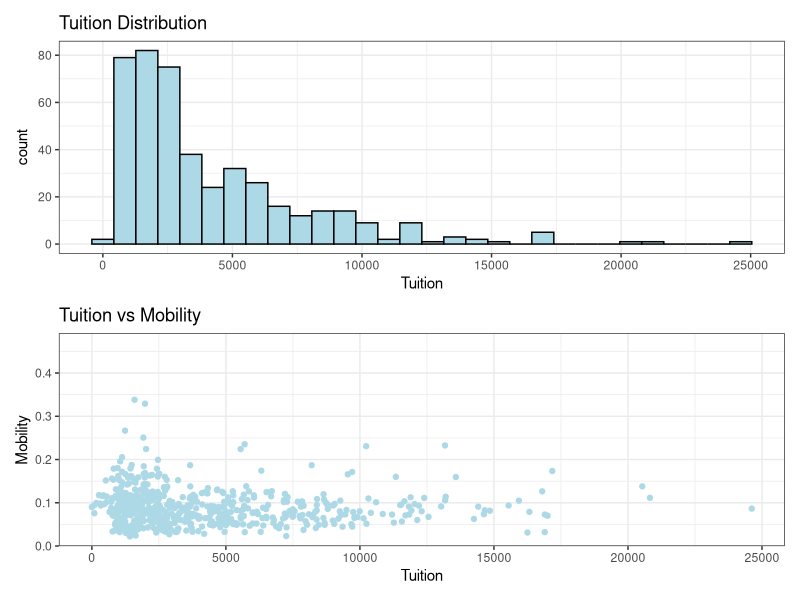
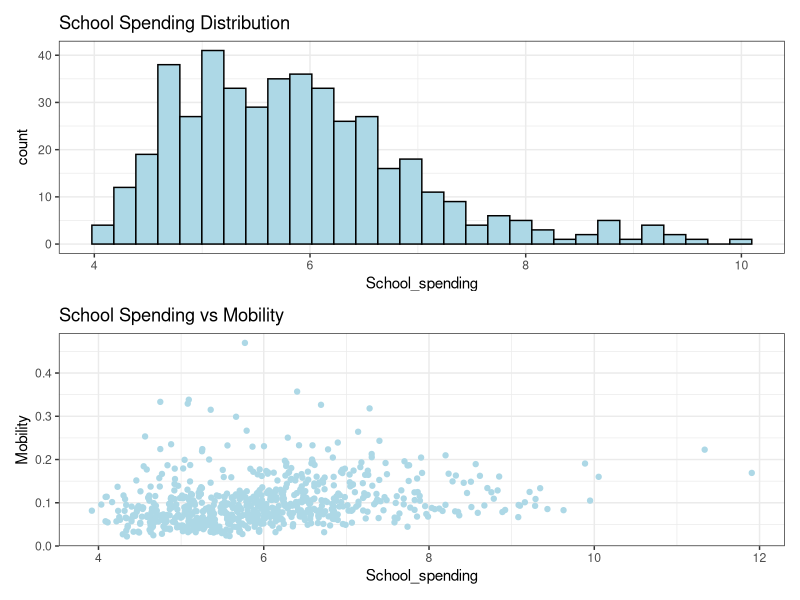
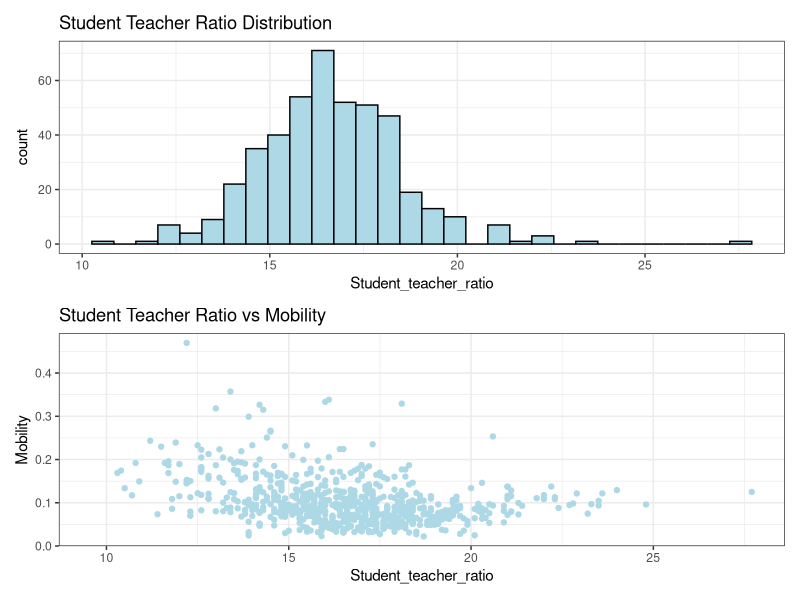
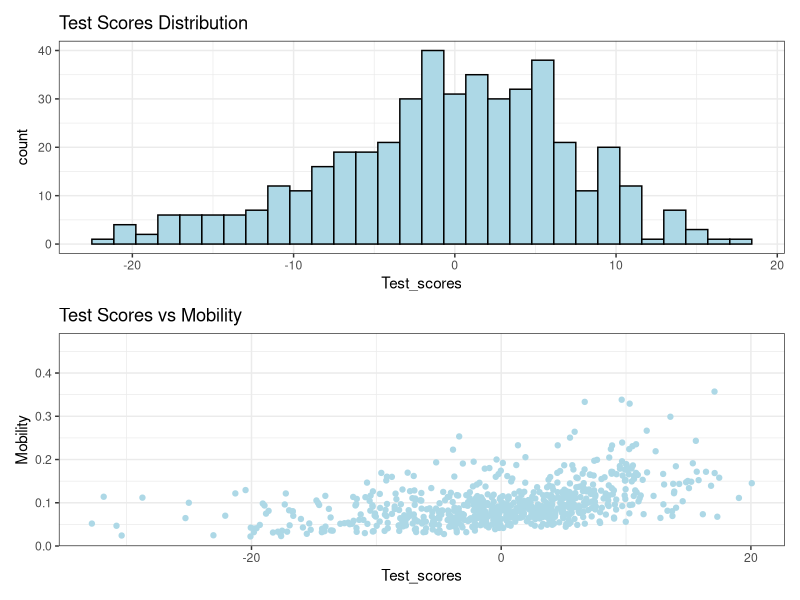
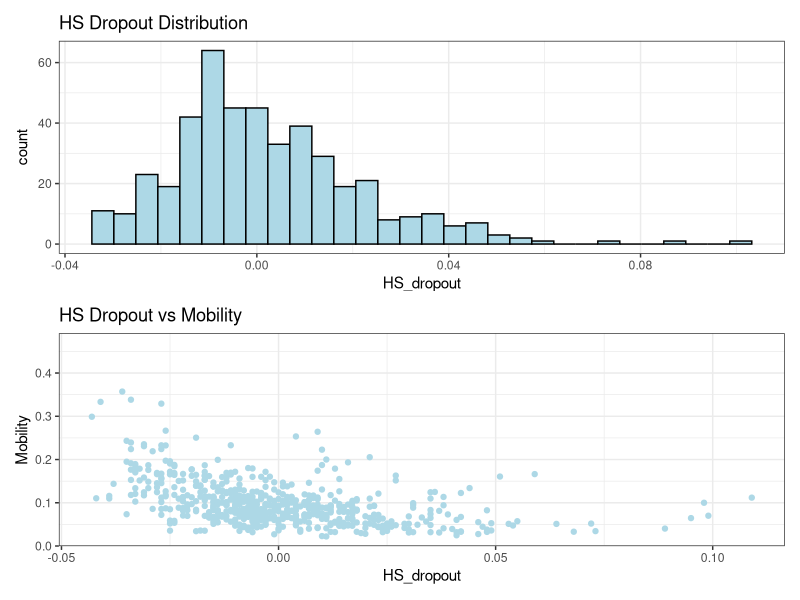
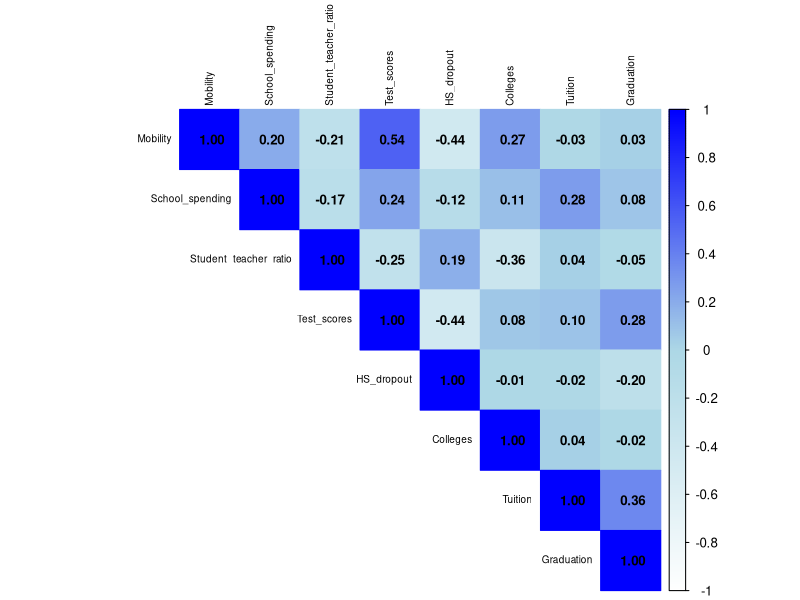

Generate these figures, in order, with R:
## ---- chunk 1
knitr::opts_chunk$set(echo = TRUE)
## ---- chunk 2
# Import dependencies
library(ggplot2)
library(dplyr)
library(corrplot)
library(tidyr)
library(patchwork)

theme_set(theme_bw())

# Import data
data <- read.csv("mobility-all.csv", header = TRUE)
## ---- chunk 3
glimpse(data)
## ---- chunk 4
str(data)
## ---- chunk 5
new_data <- data %>% select(Mobility, School_spending, Student_teacher_ratio, Test_scores, HS_dropout, Colleges, Tuition, Graduation)

missing_values <- colSums(is.na(new_data))
print(missing_values)

## ---- chunk 6
mobility_data <- new_data %>% drop_na()
colSums(is.na(mobility_data))
## ---- chunk 7
glimpse(mobility_data)
## ---- chunk 8
p1 <- ggplot(mobility_data, aes(x= Tuition)) + geom_histogram(bins = 30, fill = 'lightblue', color = 'black') + ggtitle("Tuition Distribution")

p2 <- ggplot(data, aes(x = Tuition, y= Mobility)) + geom_point(color = "lightblue") + ggtitle("Tuition vs Mobility")

p1 / p2
## ---- chunk 9
p1 <- ggplot(mobility_data, aes(x= School_spending)) + geom_histogram(bins = 30, fill = 'lightblue', color = "black") + ggtitle("School Spending Distribution")

p2 <- ggplot(data, aes(x = School_spending, y= Mobility)) + geom_point(color = "lightblue")  + ggtitle("School Spending vs Mobility")

p1 / p2

## ---- chunk 10
p1 <- ggplot(mobility_data, aes(x= Student_teacher_ratio)) + geom_histogram(bins = 30, fill = 'lightblue', color = "black") + ggtitle("Student Teacher Ratio Distribution")

p2 <- ggplot(data, aes(x = Student_teacher_ratio, y= Mobility)) + geom_point(color = "lightblue")  + ggtitle("Student Teacher Ratio vs Mobility")

p1 / p2

## ---- chunk 11
p1 <- ggplot(mobility_data, aes(x= Test_scores)) + geom_histogram(bins = 30, fill = 'lightblue', color = "black") + ggtitle("Test Scores Distribution")

p2 <- ggplot(data, aes(x = Test_scores, y= Mobility)) + geom_point(color = "lightblue")  + ggtitle("Test Scores vs Mobility")

p1 / p2

## ---- chunk 12
p1 <- ggplot(mobility_data, aes(x= HS_dropout)) + geom_histogram(bins = 30, fill = 'lightblue', color = "black") + ggtitle("HS Dropout Distribution")

p2 <- ggplot(data, aes(x = HS_dropout, y= Mobility)) + geom_point(color = "lightblue")  + ggtitle("HS Dropout vs Mobility")

p1 / p2
## ---- chunk 13
cat("The tuition mean is", mean(mobility_data$Tuition, na.rm = TRUE), "\n")
cat("The tuition sd is", sd(mobility_data$Tuition, na.rm = TRUE), "\n")

cat("The school spending mean is", mean(mobility_data$School_spending, na.rm = TRUE), "\n")
cat("The school spending sd is", sd(mobility_data$School_spending, na.rm = TRUE), "\n")

cat("The teacher student ratio mean is", mean(mobility_data$Student_teacher_ratio, na.rm = TRUE), "\n")
cat("The teacher student sd is", sd(mobility_data$Student_teacher_ratio, na.rm = TRUE), "\n")

cat("The test score mean is", mean(mobility_data$Test_scores, na.rm = TRUE), "\n")
cat("The test score sd is", sd(mobility_data$Test_scores, na.rm = TRUE), "\n")

cat("The hs dropout mean is", mean(mobility_data$HS_dropout, na.rm = TRUE), "\n")
cat("The hs dropout sd is", sd(mobility_data$HS_dropout, na.rm = TRUE), "\n")

## ---- chunk 14
cor_matrix <- cor(mobility_data, use = "pairwise.complete.obs") 
corrplot(cor_matrix, 
         method = "color",
         type = "upper",
         col = colorRampPalette(c("white", "lightblue", "blue"))(200),
         tl.cex = 0.6, 
         number.cex = 0.8,
         addCoef.col = "black",
         tl.col = "black")
